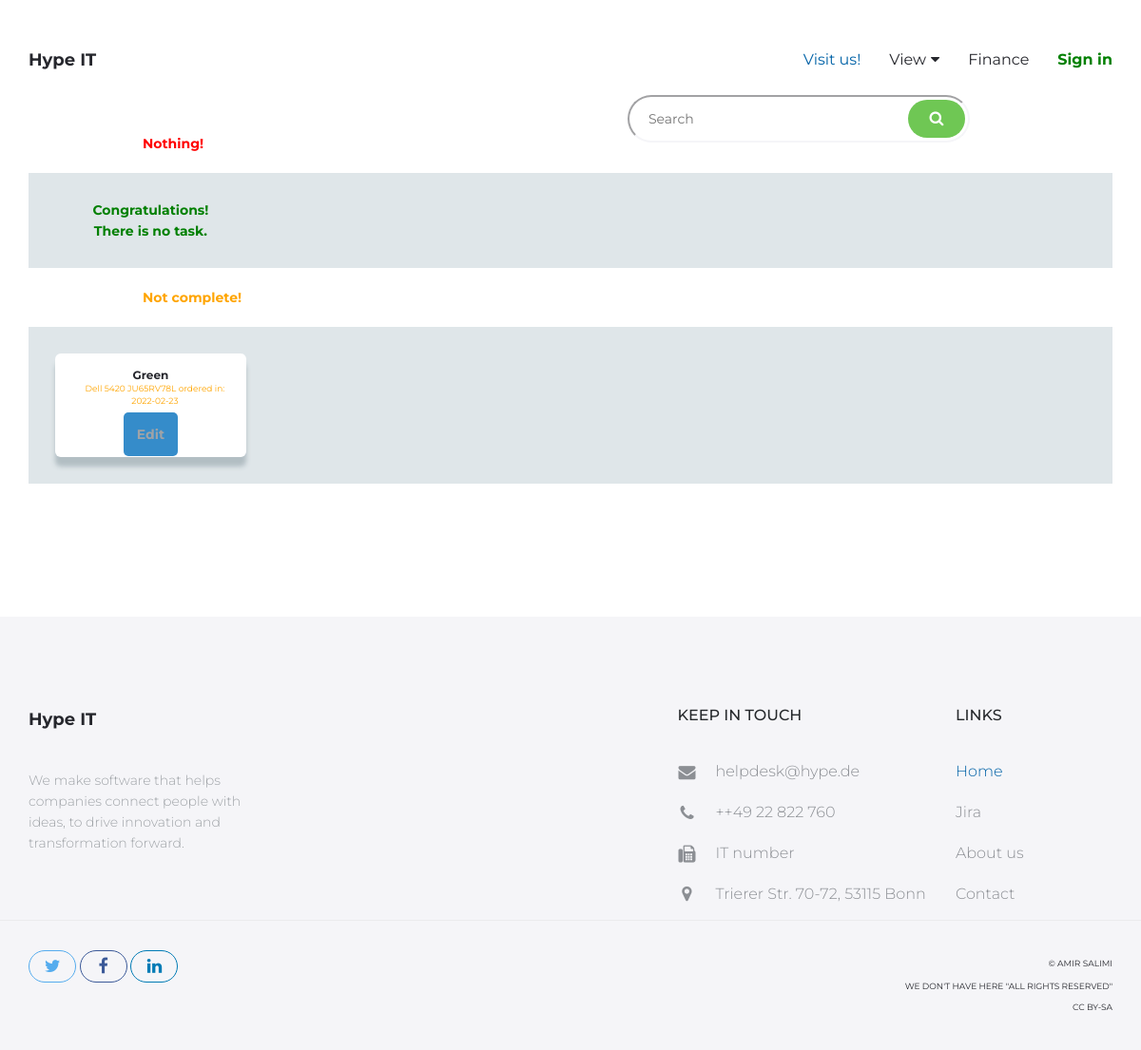
Page /step/prepared/ on the committed database.
### step/models.py (models this page shows, shortened)
class Preparing(models.Model):
    device = models.OneToOneField(Warehouse, on_delete=models.PROTECT)
    domainName = models.CharField(max_length=25, unique=True)
    status_of_preparing = (
        (1,'Nothing'),(2,'Not complete'),(3,'Complete'),
    )
    status = models.IntegerField(choices=status_of_preparing, default=1)
    editor = models.ForeignKey(to=User, on_delete=models.PROTECT)
    comment = models.TextField(blank=True)

class Warehouse(models.Model):
    device = models.ForeignKey(to=Pc, on_delete=models.PROTECT)
    orderer = models.ForeignKey(to=User, on_delete=models.PROTECT)
    price = models.IntegerField()
    orderDate = models.DateField()
    next_step = (
        (1,'Not delivered'),(2,'Got it'),(3,'Idle'),(4,'Wait for the upgrade'),(5,'Wait for repairs'),(6,'Other'),
    )
    status = models.IntegerField(choices=next_step, default=1)
    serialNumber = models.CharField(max_length=50, default='Please change it after delivery')
    comment = models.TextField(blank=True)
    def __str__(self):
        return f'{self.device.nickName}   {self.serialNumber} ordered in: {self.orderDate}'

### device/models.py (models this page shows, shortened)
class Pc(models.Model):
    nickName = models.CharField(max_length=100)
    brand = models.ForeignKey(to='Brand', on_delete=models.PROTECT)
    os = models.ForeignKey(to='Os', on_delete=models.PROTECT)
    type_of_device = (
        (1,'Laptop'),(2,'NUC'),(3,'Server'),(4,'PC'),(5,'All-in-One'),(6,'Other'),
    )
    type = models.IntegerField(choices= type_of_device)
    cpu = models.ForeignKey(to='Cpu', on_delete=models.PROTECT)
    ram = models.ForeignKey(to='Ram', on_delete=models.PROTECT)
    vga = models.ForeignKey(to='Vga', on_delete=models.PROTECT)
    storage = models.CharField(max_length=50)
    display = models.CharField(max_length=50, blank=True)
    other = models.TextField(blank=True)

### step/views.py (the view)
# urls.py: path('prepared/', views.preparedTaskView),
def preparedTaskView(request):
    nothing = Preparing.objects.filter(status = 1)
    not_complate = Preparing.objects.filter(status = 2)
    context = {
        'nothing' : nothing,
        'not_complete' : not_complate
    }
    return render(request, 'step/task/prepared_task.html', context)

### step/templates/step/task/prepared_task.html (shortened to what this page needs)
{% extends 'account/index.html' %}
{% load widget_tweaks %}
{% block body %}
<main id="main" class="site-main">
    <section class="site-section section-ui-elements">
        <form class="form-group" method="POST" action="{% url 'search-prepared' %}">
            <input type="search" class="aform-control" placeholder="Search" name="searched">
            <button class="btn btn-green" type="submit"><i class="fa fa-search" aria-hidden="true"></i></button>
        </form> <br><br>
        <p style="margin-left: 150px; color: red; font-weight: bold;">Nothing!</p>
        <div class="container">
            <br class="typography">
            <section class="ainfo-list">
                <div class="aaabox-container">
                    {% if nothing %}
                    {% for no in nothing %}
                    <div class="abox">
                        <div class="aname" style="font-size: 12px;">{{ no.domainName }}</div>
                        <div class="atext" style="font-size: 9px; color: red;">{{ no.device }}</div>
                        <div>
                            <a class="aedit-button" href="/step/prepared_edit/{{ no.id }}">Edit</a>
                        </div>
                    </div>
                    {% endfor %}
                    {% else %}
                    <p style="text-align: center; font-weight: bold; color: green;">Congratulations!<br>There is no
                        task.</p>
                    {% endif %}
                </div>
            </section>
        </div>
        <br>
        <p style="margin-left: 150px; color: orange; font-weight: bold;">Not complete!</p>
        <div class="container">
            <br class="typography">
            <section class="ainfo-list">
                <div class="aaabox-container">
                    {% if not_complete %}
                    {% for np in not_complete %}
                    <div class="abox">
                        <div class="aname" style="font-size: 12px;">{{ np.domainName }}</div>
                        <div class="atext" style="font-size: 9px; color: orange;">{{ np.device }}</div>
                        <div>
                            <a class="aedit-button" href="/step/prepared_edit/{{ np.id }}">Edit</a>
                        </div>
                    </div>
                    {% endfor %}
                    {% else %}
                    <p style="text-align: center; font-weight: bold; color: green;">Congratulations!<br>There is no
                        task.</p>
                    {% endif %}
                </div>
            </section>
        </div>
    </section>
</main>
{% endblock %}

### account/static/account/css/style.css (style rules this page uses)
a { transition: all 0.25s ease-in-out; -moz-transition: all 0.25s ease-in-out; -webkit-transition: all 0.25s ease-in-out; -o-transition: all 0.25s ease-in-out; -ms-transition: all 0.25s ease-in-out; cursor: pointer; color: #9fa3a7; }
p { margin-bottom: 0; font-size: 14px; font-weight: 300; color: #9fa3a7; line-height: 22px; }
.btn { line-height: 50px; min-width: 200px; font-size: 16px; font-weight: 300; border: 0; border-radius: 50px; color: #26272d; background-color: #fff; padding: 0; transition: color 0.25s ease-in-out, background-color 0.25s ease-in-out; -moz-transition: color 0.25s ease-in-out, background-color 0.25s ease-in-out; -webkit-transition: color 0.25s ease-in-out, background-color 0.25s ease-in-out; -o-transition: color 0.25s ease-in-out, background-color 0.25s ease-in-out; -ms-transition: color 0.25s ease-in-out, background-color 0.25s ease-in-out; }
.btn-green { background-color: #6fc754; color: #fff; }
.form-group { position: relative; margin: 0 auto; width: 100%; right: 15%; }
.form-group .btn { position: absolute; top: 5px; right: 5px; line-height: 40px; min-width: 60px; font-size: 16px; border-radius: 25px; }
html, body { width: 100%; height: 100%; margin: 0; padding: 0; font-family: 'Montserrat', sans-serif; color: #26272d; }
.site-section { padding: 100px 0 140px; }

### account/static/account/css/mystyle.css (style rules this page uses)
.ainfo-list { background-color: #dfe6e9; padding: 2em; }
.ainfo-list .abox { background-color: white; border-radius: 6px; padding: 1em; box-shadow: 0px 10px 5px #b2bec3; text-align: center; }
.abox .aname { font-size: 18px; font-weight: bold; }
.abox .atext { text-align: center; margin-left: 1em; margin-bottom: 2em; }
.aedit-button { background-color: #358cca; border: none; padding: 1em; border-radius: 5px; font-weight: bold; width: 50%; }
.aform-control { border-radius: 25px; height: 50px; padding: 15px 20px; border-color: #f5f5f8; width: 30%; float: right; }
.aaabox-container { display: grid; grid-template-columns: 1fr 1fr 1fr 1fr 1fr; grid-column-gap: 20px; grid-row-gap: 30px; }

### rows in the picture
Preparing: domainName "Green", device "Dell 5420 JU65RV78L ordered in: 2022-02-23"
